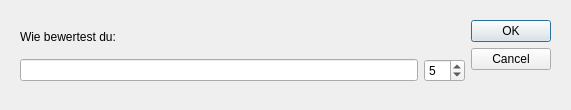
<?xml version="1.0" encoding="UTF-8"?>
<ui version="4.0">
 <class>RateDialog</class>
 <widget class="QDialog" name="RateDialog">
  <property name="geometry">
   <rect>
    <x>0</x>
    <y>0</y>
    <width>571</width>
    <height>110</height>
   </rect>
  </property>
  <property name="windowTitle">
   <string>Zutat bewerten</string>
  </property>
  <widget class="QWidget" name="">
   <property name="geometry">
    <rect>
     <x>20</x>
     <y>20</y>
     <width>531</width>
     <height>62</height>
    </rect>
   </property>
   <layout class="QHBoxLayout" name="horizontalLayout_2">
    <item>
     <layout class="QVBoxLayout" name="verticalLayout">
      <item>
       <widget class="QLabel" name="label">
        <property name="text">
         <string>Wie bewertest du:</string>
        </property>
       </widget>
      </item>
      <item>
       <layout class="QHBoxLayout" name="horizontalLayout" stretch="1,0">
        <property name="sizeConstraint">
         <enum>QLayout::SetDefaultConstraint</enum>
        </property>
        <item>
         <widget class="QLineEdit" name="lineEdit">
          <property name="sizePolicy">
           <sizepolicy hsizetype="Expanding" vsizetype="Fixed">
            <horstretch>1</horstretch>
            <verstretch>1</verstretch>
           </sizepolicy>
          </property>
          <property name="sizeIncrement">
           <size>
            <width>1</width>
            <height>0</height>
           </size>
          </property>
          <property name="readOnly">
           <bool>true</bool>
          </property>
         </widget>
        </item>
        <item>
         <widget class="QSpinBox" name="spinBox">
          <property name="minimum">
           <number>1</number>
          </property>
          <property name="maximum">
           <number>10</number>
          </property>
          <property name="value">
           <number>5</number>
          </property>
         </widget>
        </item>
       </layout>
      </item>
     </layout>
    </item>
    <item>
     <widget class="QDialogButtonBox" name="buttonBox">
      <property name="orientation">
       <enum>Qt::Vertical</enum>
      </property>
      <property name="standardButtons">
       <set>QDialogButtonBox::Cancel|QDialogButtonBox::Ok</set>
      </property>
     </widget>
    </item>
   </layout>
  </widget>
 </widget>
 <resources/>
 <connections>
  <connection>
   <sender>buttonBox</sender>
   <signal>accepted()</signal>
   <receiver>RateDialog</receiver>
   <slot>accept()</slot>
   <hints>
    <hint type="sourcelabel">
     <x>248</x>
     <y>254</y>
    </hint>
    <hint type="destinationlabel">
     <x>157</x>
     <y>274</y>
    </hint>
   </hints>
  </connection>
  <connection>
   <sender>buttonBox</sender>
   <signal>rejected()</signal>
   <receiver>RateDialog</receiver>
   <slot>reject()</slot>
   <hints>
    <hint type="sourcelabel">
     <x>316</x>
     <y>260</y>
    </hint>
    <hint type="destinationlabel">
     <x>286</x>
     <y>274</y>
    </hint>
   </hints>
  </connection>
 </connections>
</ui>
